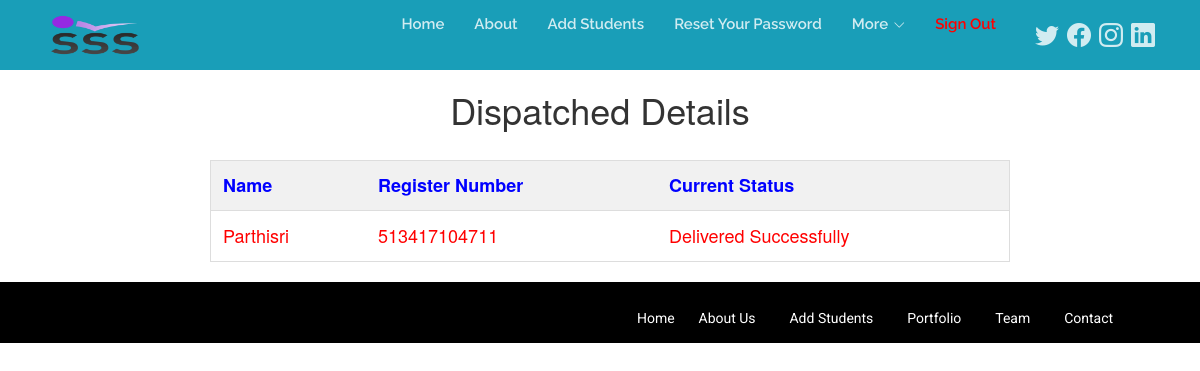
Screenshot of /Admin/delivery_history.php (signed in) with the database file from the repository.
### tables this page shows
CREATE TABLE `purchase` (
  `ID` int(11) NOT NULL,
  `Stu_name` varchar(255) NOT NULL,
  `stu_regno` varchar(25) NOT NULL,
  `status` varchar(25) DEFAULT NULL,
  `sbmitted_time` timestamp NOT NULL DEFAULT current_timestamp() ON UPDATE current_timestamp(),
  `Pen` varchar(255) DEFAULT NULL,
  `pencil` varchar(255) DEFAULT NULL,
  `Note` varchar(255) DEFAULT NULL,
  `Book` varchar(255) DEFAULT NULL
);

### Admin/delivery_history.php (the view, shortened to what this page needs)
<?php
 require_once "config.php";
include("Navigation.php")
?>
<link rel="stylesheet" href="search.css">
<div align="center">
    <h1 >Dispatched Details</h1>
    <table id='myTable' style="width:800px">
        <tr class='header' ><th>Name</th><th scope='col'>Register Number</th><th>Current Status</th></tr>
    <?php
    $sql="SELECT ID,Stu_name,stu_regno,status FROM purchase WHERE status='Delivered Successfully'";
    $result = $pdo->prepare($sql);
    $result->execute();
    while($row = $result->fetch(PDO::FETCH_ASSOC)) {
        echo "<tr>";
        echo "<td>".$row['Stu_name']."</td>";
        echo "<td>".$row['stu_regno']."</td>";
        echo "<td>".$row['status']."</td>";
    }
    ?>
    </div>
    <div>
 <?php include_once("Footer.php") ?>
</div>

### Admin/assets/css/style.css (style rules this page uses)
h1, h2, h3, h4, h5, h6 { font-family: "Raleway", Helvetica, Arial, sans-serif; }
h1 { font-size: 62px; }

### Admin/search.css (style rules this page uses)
h1 { padding:20px; }
* { box-sizing: border-box; }
#myTable { border-collapse: collapse; width: 95%; border: 1px solid #ddd; font-size: 18px; margin-left:20px; }
#myTable th { text-align: left; padding: 12px; color:blue; }
#myTable td { text-align: left; padding: 12px; }
#myTable tr { border-bottom: 1px solid #ddd; color:red; }
#myTable tr.header, #myTable tr:hover { background-color: #f1f1f1; }

### rows the page displays
purchase: Stu_name "Parthisri", stu_regno "513417104711", status "Delivered Successfully"
